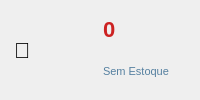
        <widget class="QFrame" name="cardSemEstoque">
         <property name="styleSheet">
          <string notr="true">QFrame#cardSemEstoque{background-color:#ffffff;border:1px solid #a8c4d8;border-radius:6px;}</string>
         </property>
         <layout class="QHBoxLayout" name="cardSemEstoqueHL">
          <property name="leftMargin">
           <number>14</number>
          </property>
          <property name="topMargin">
           <number>8</number>
          </property>
          <property name="rightMargin">
           <number>14</number>
          </property>
          <property name="bottomMargin">
           <number>8</number>
          </property>
          <item>
           <widget class="QLabel" name="lblIconSemEst">
            <property name="styleSheet">
             <string notr="true">font-size:22px;</string>
            </property>
            <property name="text">
             <string>🚫</string>
            </property>
           </widget>
          </item>
          <item>
           <layout class="QVBoxLayout">
            <property name="spacing">
             <number>0</number>
            </property>
            <item>
             <widget class="QLabel" name="lblSemEstoqueValor">
              <property name="styleSheet">
               <string notr="true">font-size:22px;font-weight:bold;color:#cc2222;</string>
              </property>
              <property name="text">
               <string>0</string>
              </property>
             </widget>
            </item>
            <item>
             <widget class="QLabel" name="lblSemEstoqueLabel">
              <property name="styleSheet">
               <string notr="true">font-size:11px;color:#5580a0;</string>
              </property>
              <property name="text">
               <string>Sem Estoque</string>
              </property>
             </widget>
            </item>
           </layout>
          </item>
         </layout>
        </widget>
